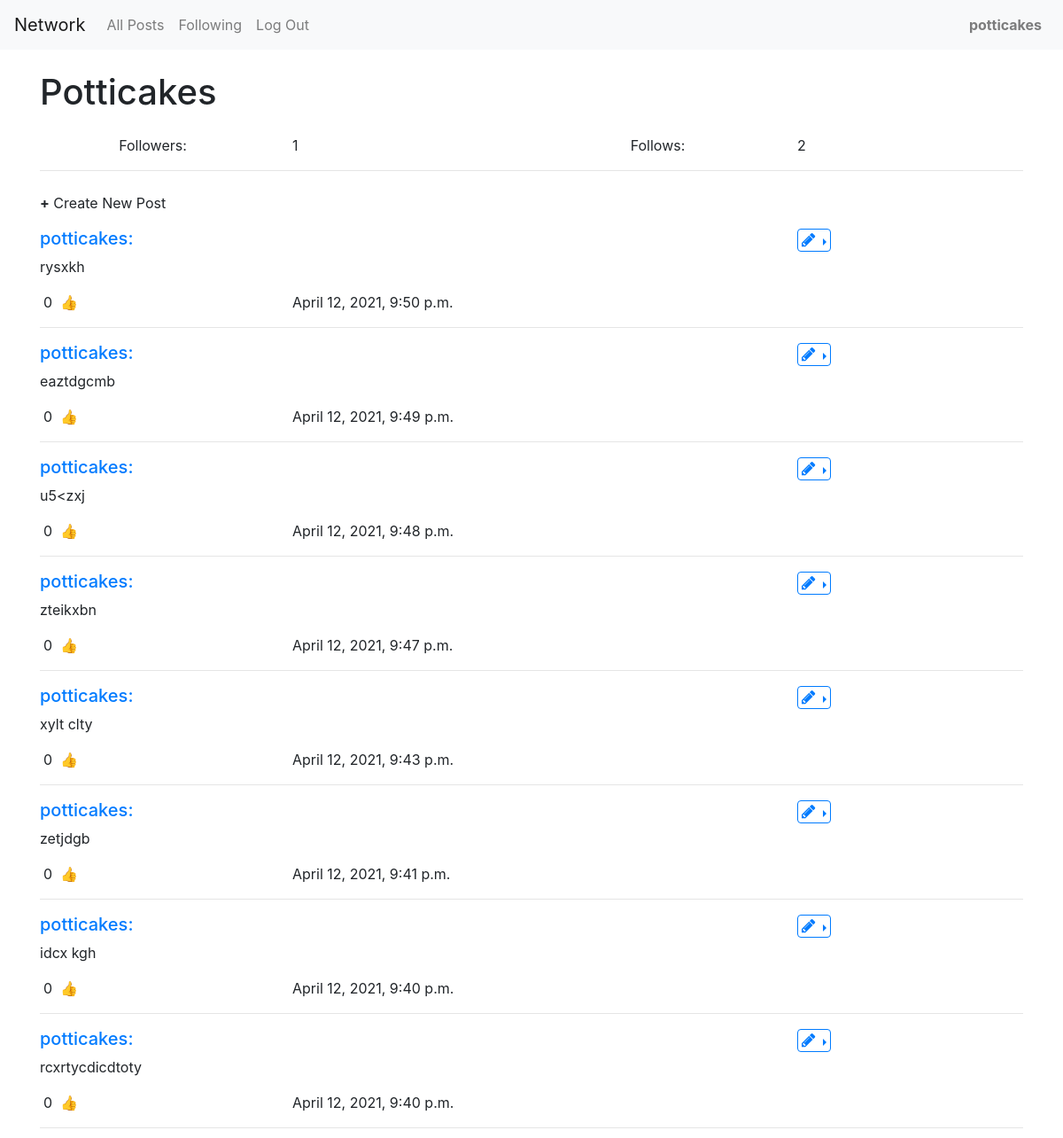
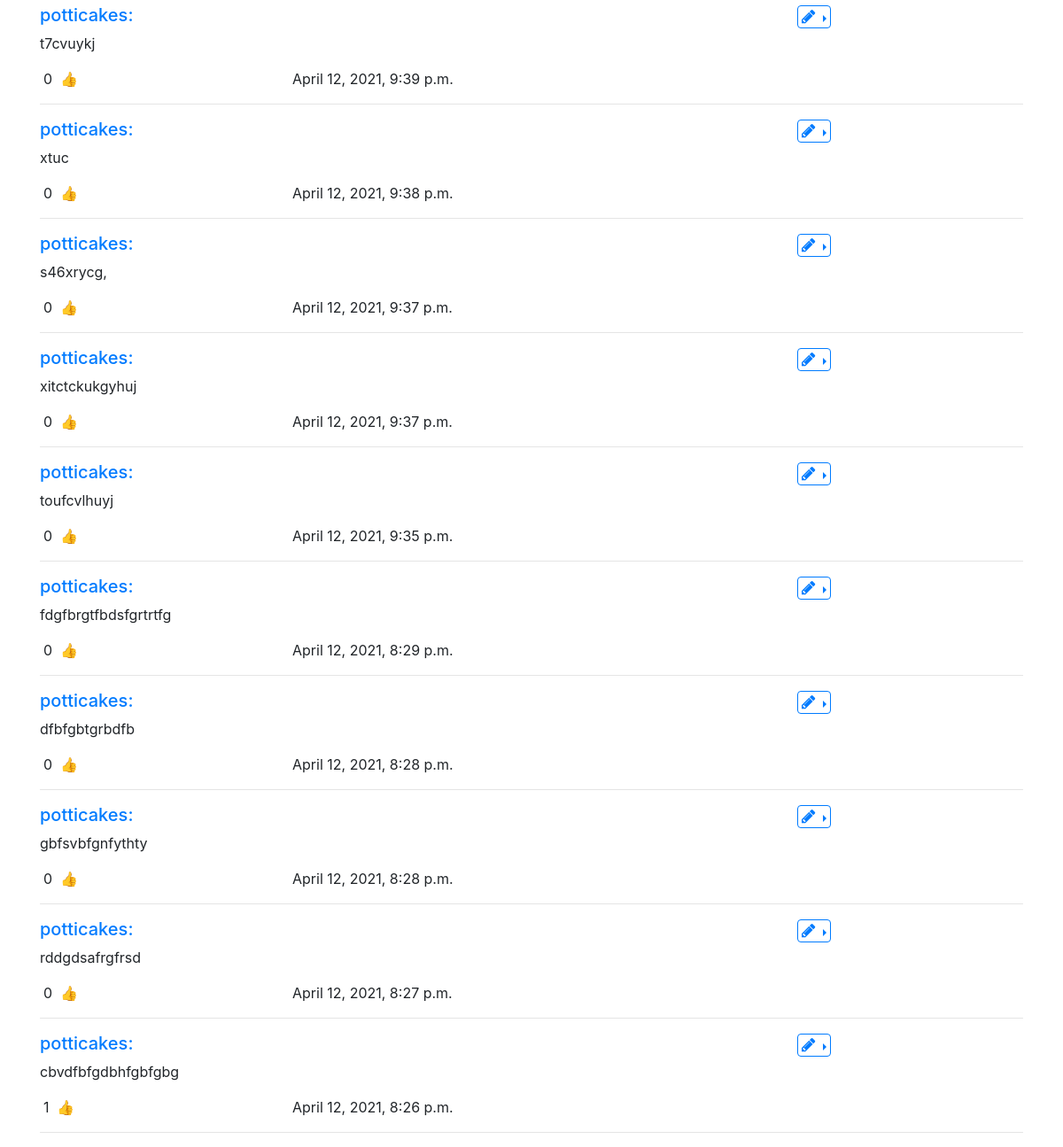
The app's page /profiles/potticakes (signed in) with its own data (2 pictures, top to bottom).
### network/models.py (models this page shows, shortened)
class User(AbstractUser):
    pass

class Post(models.Model):
    post_body = models.TextField(max_length=500)
    date = models.DateTimeField(auto_now_add=True)
    creator = models.ForeignKey("User", on_delete=models.CASCADE, related_name="creator")
    likes = models.ManyToManyField("User", default=None, related_name="likes")
    def __str__(self):
        return f"{self.creator} posted {self.post_body[:50]}... on {self.date.strftime('%b %d %Y, %I:%M %p')}"

### network/views.py (the view)
# urls.py: path("profiles/<str:username>",views.profile, name="profile"),
@login_required(login_url="login")
def profile(request, username):
    user = User.objects.get(username= username)
    posts = Post.objects.filter(creator=user.id).order_by("date").reverse()
    followers = Follower.objects.filter(followed= user).count()
    followed = Follower.objects.filter(follower= user).count()
    try:
        f_un_f = Follower.objects.get(follower=request.user, followed= user)
        if f_un_f:
            f_un_f = "Unfollow"
    except:
        f_un_f = "Follow"
    print(posts)
    return render(request, "network/profile.html",{
        "posts": posts,
        "username": user,
        "followers": followers,
        "followed": followed,
        "f_un_f": f_un_f,
    })

### network/templates/network/profile.html (shortened to what this page needs)
{% extends "network/layout.html" %}
{% block body %}
<div class="container mb-4 mt-4">
    <div class="row mb-3">
        <h1 class=" col-10 text-capitalize">{{username.username}}</h1>
        </div>
    <div class="row">
        <span class="col-3 text-center">Followers:</span>
        <span class=" col-3" id="followers">{{followers}}</span>
        <span class="col-3 text-center">Follows:</span>
        <span class="col-3" id="followed">{{followed}}</span>
    </div>
    <div><hr></div>
</div>
{% if user.id == username.id %}
   <div class="container mb-3 mt-3" id="new-post">
       <span><strong>+</strong></span>
        <span>Create New Post</span>
    </div>
{% endif %}
{% for post in posts %}
    <div class="container" id="{{post.id}}">
        <div class="row">
            <span class="col-9">
                <a href="{% url 'profile' post.creator%}" >
                    <div id="profile"><h5>{{post.creator}}:</h5></div>
                </a>
            </span>
            {% if post.creator == user%}
                <span class="col-3">
                    <div class=" dropdown dropright">
                        <button type="button" class="btn btn-outline-primary pl-1 pr-1 pt-0 pb-0 dropdown-toggle" data-toggle="dropdown">
                            <i style="font-size:18px" class="fa">&#xf040;</i>
                        </button>
                    </div>
                </span>
            {% endif %}
        </div>
        <div class="row" id="body-{{post_id}}">
            <div class="col-12 pb-3" >{{post.post_body}}</div>
        </div>
        <div class="row">
            <div class="col-3">
                <span class=" m-1" id="{{post.id}}" data-postId="{{post_id}}">{{post.likes.all.count}}</span>
                <span onclick="like('{{post.id}}')" class="cursor" >&#128077;</span>
            </div>
            <span class="col-9">{{post.date}}</span>
        </div>
        <hr>
    </div>
{% endfor %}
{% endblock %}

### network/templates/network/layout.html (shortened to what this page needs)
{% load static %}
<!DOCTYPE html>
<html lang="en">
    <head>
        <link rel="stylesheet" href="https://cdnjs.cloudflare.com/ajax/libs/font-awesome/4.7.0/css/font-awesome.min.css">
        <link rel="stylesheet" href="https://maxcdn.bootstrapcdn.com/bootstrap/4.5.2/css/bootstrap.min.css">
        <link href="{% static 'network/styles.css' %}" rel="stylesheet">
    </head>
    <body>
        <nav class="navbar navbar-expand navbar-light bg-light">
            <a class="navbar-brand" href="{% url 'index' %}">Network</a>
            <div class="w-100">
              <ul class="navbar-nav mr-auto">
                <li class="nav-item">
                  <a class="nav-link" href="{% url 'index' %}">All Posts</a>
                </li>
                {% if user.is_authenticated %}
                    <li class="nav-item">
                        <a class="nav-link" href="{% url 'following' user.id %}">Following</a>
                    </li>
                    <li class="nav-item">
                        <a class="nav-link" href="{% url 'logout' %}">Log Out</a>
                    </li>
                {% endif %}
                {% if user.is_authenticated %}
                    <li class="nav-item ml-auto">
                        <a class="nav-link" href="{% url 'profile' user.username%}"><strong>{{ user.username }}</strong></a>
                    </li>
                {% endif %}
              </ul>
            </div>
          </nav>
        <div class="body">
            {% block body %}
            {% endblock %}
        </div>
    </body>
</html>

### network/static/network/styles.css (style rules this page uses)
.cursor { cursor: pointer; }

### records on screen
User: username "potticakes", username "Potticakes"
Post: creator "potticakes", post_body "rysxkh", likes.all.count "0", date "April 12, 2021, 9:50 p.m."
Post: creator "potticakes", post_body "eaztdgcmb", likes.all.count "0", date "April 12, 2021, 9:49 p.m."
Post: creator "potticakes", post_body "u5<zxj", likes.all.count "0", date "April 12, 2021, 9:48 p.m."
Post: creator "potticakes", post_body "zteikxbn", likes.all.count "0", date "April 12, 2021, 9:47 p.m."
Post: creator "potticakes", post_body "xylt clty", likes.all.count "0", date "April 12, 2021, 9:43 p.m."
Post: creator "potticakes", post_body "zetjdgb", likes.all.count "0", date "April 12, 2021, 9:41 p.m."
Post: creator "potticakes", post_body "idcx kgh", likes.all.count "0", date "April 12, 2021, 9:40 p.m."
Post: creator "potticakes", post_body "rcxrtycdicdtoty", likes.all.count "0", date "April 12, 2021, 9:40 p.m."
Post: creator "potticakes", post_body "t7cvuykj", likes.all.count "0", date "April 12, 2021, 9:39 p.m."
Post: creator "potticakes", post_body "xtuc", likes.all.count "0", date "April 12, 2021, 9:38 p.m."
Post: creator "potticakes", post_body "s46xrycg,", likes.all.count "0", date "April 12, 2021, 9:37 p.m."
Post: creator "potticakes", post_body "xitctckukgyhuj", likes.all.count "0", date "April 12, 2021, 9:37 p.m."
Post: creator "potticakes", post_body "toufcvlhuyj", likes.all.count "0", date "April 12, 2021, 9:35 p.m."
Post: creator "potticakes", post_body "fdgfbrgtfbdsfgrtrtfg", likes.all.count "0", date "April 12, 2021, 8:29 p.m."
Post: creator "potticakes", post_body "dfbfgbtgrbdfb", likes.all.count "0", date "April 12, 2021, 8:28 p.m."
Post: creator "potticakes", post_body "gbfsvbfgnfythty", likes.all.count "0", date "April 12, 2021, 8:28 p.m."
Post: creator "potticakes", post_body "rddgdsafrgfrsd", likes.all.count "0", date "April 12, 2021, 8:27 p.m."
Post: creator "potticakes", post_body "cbvdfbfgdbhfgbfgbg", likes.all.count "1", date "April 12, 2021, 8:26 p.m."

### other values on screen
{{ followers }} "1"
{{ followed }} "2"
